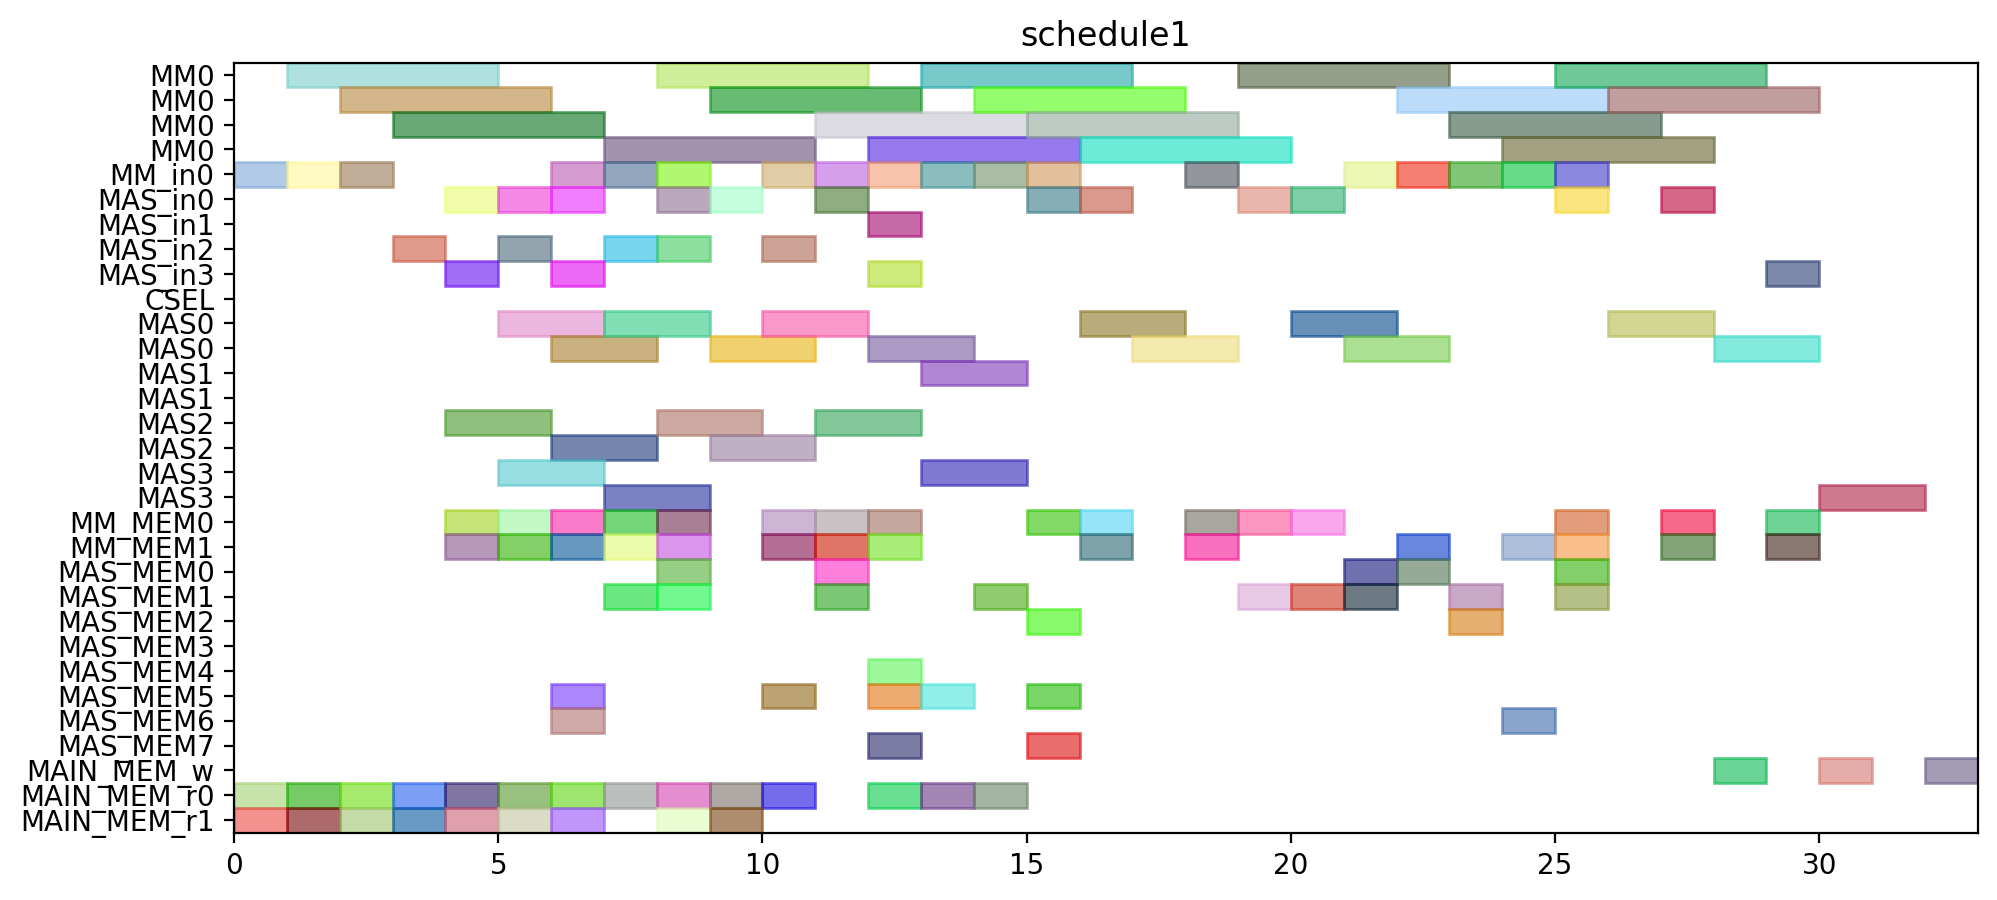

This figure's Python source:
from pyschedule import Scenario, solvers, plotters, alt


def solve():
	horizon = 143
	S = Scenario("schedule1", horizon=horizon)

	# resource
	MM = S.Resources('MM', num=1, size=4)
	MM_in = S.Resources('MM_in', num=1)
	MAS_in = S.Resources('MAS_in', num=4)
	CSEL = S.Resource('CSEL')
	MAS = S.Resources('MAS', num=4, size=2, periods=range(1, horizon))
	MM_MEM = S.Resources('MM_MEM', num=2)
	MAS_MEM = S.Resources('MAS_MEM', num=8)
	MAIN_MEM_w = S.Resource('MAIN_MEM_w', size=1)
	MAIN_MEM_r = S.Resources('MAIN_MEM_r', num=2)

	# result of previous scheduling
	t0_in = S.Task('t0_in', length=1, delay_cost=1)
	S += t0_in >= 0
	t0_in += MM_in[0]

	t0_mem0 = S.Task('t0_mem0', length=1, delay_cost=1)
	S += t0_mem0 >= 0
	t0_mem0 += MAIN_MEM_r[0]

	t0_mem1 = S.Task('t0_mem1', length=1, delay_cost=1)
	S += t0_mem1 >= 0
	t0_mem1 += MAIN_MEM_r[1]

	t0 = S.Task('t0', length=4, delay_cost=1)
	S += t0 >= 1
	t0 += MM[0]

	t2_in = S.Task('t2_in', length=1, delay_cost=1)
	S += t2_in >= 1
	t2_in += MM_in[0]

	t2_mem0 = S.Task('t2_mem0', length=1, delay_cost=1)
	S += t2_mem0 >= 1
	t2_mem0 += MAIN_MEM_r[0]

	t2_mem1 = S.Task('t2_mem1', length=1, delay_cost=1)
	S += t2_mem1 >= 1
	t2_mem1 += MAIN_MEM_r[1]

	t1_in = S.Task('t1_in', length=1, delay_cost=1)
	S += t1_in >= 2
	t1_in += MM_in[0]

	t1_mem0 = S.Task('t1_mem0', length=1, delay_cost=1)
	S += t1_mem0 >= 2
	t1_mem0 += MAIN_MEM_r[0]

	t1_mem1 = S.Task('t1_mem1', length=1, delay_cost=1)
	S += t1_mem1 >= 2
	t1_mem1 += MAIN_MEM_r[1]

	t2 = S.Task('t2', length=4, delay_cost=1)
	S += t2 >= 2
	t2 += MM[0]

	t1 = S.Task('t1', length=4, delay_cost=1)
	S += t1 >= 3
	t1 += MM[0]

	t9_in = S.Task('t9_in', length=1, delay_cost=1)
	S += t9_in >= 3
	t9_in += MAS_in[2]

	t9_mem0 = S.Task('t9_mem0', length=1, delay_cost=1)
	S += t9_mem0 >= 3
	t9_mem0 += MAIN_MEM_r[0]

	t9_mem1 = S.Task('t9_mem1', length=1, delay_cost=1)
	S += t9_mem1 >= 3
	t9_mem1 += MAIN_MEM_r[1]

	t24_in = S.Task('t24_in', length=1, delay_cost=1)
	S += t24_in >= 4
	t24_in += MAS_in[0]

	t24_mem0 = S.Task('t24_mem0', length=1, delay_cost=1)
	S += t24_mem0 >= 4
	t24_mem0 += MM_MEM[0]

	t24_mem1 = S.Task('t24_mem1', length=1, delay_cost=1)
	S += t24_mem1 >= 4
	t24_mem1 += MM_MEM[1]

	t8_in = S.Task('t8_in', length=1, delay_cost=1)
	S += t8_in >= 4
	t8_in += MAS_in[3]

	t8_mem0 = S.Task('t8_mem0', length=1, delay_cost=1)
	S += t8_mem0 >= 4
	t8_mem0 += MAIN_MEM_r[0]

	t8_mem1 = S.Task('t8_mem1', length=1, delay_cost=1)
	S += t8_mem1 >= 4
	t8_mem1 += MAIN_MEM_r[1]

	t9 = S.Task('t9', length=2, delay_cost=1)
	S += t9 >= 4
	t9 += MAS[2]

	t16_in = S.Task('t16_in', length=1, delay_cost=1)
	S += t16_in >= 5
	t16_in += MAS_in[2]

	t16_mem0 = S.Task('t16_mem0', length=1, delay_cost=1)
	S += t16_mem0 >= 5
	t16_mem0 += MM_MEM[0]

	t16_mem1 = S.Task('t16_mem1', length=1, delay_cost=1)
	S += t16_mem1 >= 5
	t16_mem1 += MM_MEM[1]

	t24 = S.Task('t24', length=2, delay_cost=1)
	S += t24 >= 5
	t24 += MAS[0]

	t3_in = S.Task('t3_in', length=1, delay_cost=1)
	S += t3_in >= 5
	t3_in += MAS_in[0]

	t3_mem0 = S.Task('t3_mem0', length=1, delay_cost=1)
	S += t3_mem0 >= 5
	t3_mem0 += MAIN_MEM_r[0]

	t3_mem1 = S.Task('t3_mem1', length=1, delay_cost=1)
	S += t3_mem1 >= 5
	t3_mem1 += MAIN_MEM_r[1]

	t8 = S.Task('t8', length=2, delay_cost=1)
	S += t8 >= 5
	t8 += MAS[3]

	t10_in = S.Task('t10_in', length=1, delay_cost=1)
	S += t10_in >= 6
	t10_in += MM_in[0]

	t10_mem0 = S.Task('t10_mem0', length=1, delay_cost=1)
	S += t10_mem0 >= 6
	t10_mem0 += MAS_MEM[6]

	t10_mem1 = S.Task('t10_mem1', length=1, delay_cost=1)
	S += t10_mem1 >= 6
	t10_mem1 += MAS_MEM[5]

	t16 = S.Task('t16', length=2, delay_cost=1)
	S += t16 >= 6
	t16 += MAS[2]

	t3 = S.Task('t3', length=2, delay_cost=1)
	S += t3 >= 6
	t3 += MAS[0]

	t4_in = S.Task('t4_in', length=1, delay_cost=1)
	S += t4_in >= 6
	t4_in += MAS_in[0]

	t4_mem0 = S.Task('t4_mem0', length=1, delay_cost=1)
	S += t4_mem0 >= 6
	t4_mem0 += MAIN_MEM_r[0]

	t4_mem1 = S.Task('t4_mem1', length=1, delay_cost=1)
	S += t4_mem1 >= 6
	t4_mem1 += MAIN_MEM_r[1]

	t6_in = S.Task('t6_in', length=1, delay_cost=1)
	S += t6_in >= 6
	t6_in += MAS_in[3]

	t6_mem0 = S.Task('t6_mem0', length=1, delay_cost=1)
	S += t6_mem0 >= 6
	t6_mem0 += MM_MEM[0]

	t6_mem1 = S.Task('t6_mem1', length=1, delay_cost=1)
	S += t6_mem1 >= 6
	t6_mem1 += MM_MEM[1]

	t10 = S.Task('t10', length=4, delay_cost=1)
	S += t10 >= 7
	t10 += MM[0]

	t25_in = S.Task('t25_in', length=1, delay_cost=1)
	S += t25_in >= 7
	t25_in += MAS_in[2]

	t25_mem0 = S.Task('t25_mem0', length=1, delay_cost=1)
	S += t25_mem0 >= 7
	t25_mem0 += MM_MEM[0]

	t25_mem1 = S.Task('t25_mem1', length=1, delay_cost=1)
	S += t25_mem1 >= 7
	t25_mem1 += MAS_MEM[1]

	t26_in = S.Task('t26_in', length=1, delay_cost=1)
	S += t26_in >= 7
	t26_in += MM_in[0]

	t26_mem0 = S.Task('t26_mem0', length=1, delay_cost=1)
	S += t26_mem0 >= 7
	t26_mem0 += MAIN_MEM_r[0]

	t26_mem1 = S.Task('t26_mem1', length=1, delay_cost=1)
	S += t26_mem1 >= 7
	t26_mem1 += MM_MEM[1]

	t4 = S.Task('t4', length=2, delay_cost=1)
	S += t4 >= 7
	t4 += MAS[0]

	t6 = S.Task('t6', length=2, delay_cost=1)
	S += t6 >= 7
	t6 += MAS[3]

	t11_in = S.Task('t11_in', length=1, delay_cost=1)
	S += t11_in >= 8
	t11_in += MAS_in[2]

	t11_mem0 = S.Task('t11_mem0', length=1, delay_cost=1)
	S += t11_mem0 >= 8
	t11_mem0 += MM_MEM[0]

	t11_mem1 = S.Task('t11_mem1', length=1, delay_cost=1)
	S += t11_mem1 >= 8
	t11_mem1 += MM_MEM[1]

	t13_in = S.Task('t13_in', length=1, delay_cost=1)
	S += t13_in >= 8
	t13_in += MAS_in[0]

	t13_mem0 = S.Task('t13_mem0', length=1, delay_cost=1)
	S += t13_mem0 >= 8
	t13_mem0 += MAIN_MEM_r[0]

	t13_mem1 = S.Task('t13_mem1', length=1, delay_cost=1)
	S += t13_mem1 >= 8
	t13_mem1 += MAIN_MEM_r[1]

	t25 = S.Task('t25', length=2, delay_cost=1)
	S += t25 >= 8
	t25 += MAS[2]

	t26 = S.Task('t26', length=4, delay_cost=1)
	S += t26 >= 8
	t26 += MM[0]

	t5_in = S.Task('t5_in', length=1, delay_cost=1)
	S += t5_in >= 8
	t5_in += MM_in[0]

	t5_mem0 = S.Task('t5_mem0', length=1, delay_cost=1)
	S += t5_mem0 >= 8
	t5_mem0 += MAS_MEM[0]

	t5_mem1 = S.Task('t5_mem1', length=1, delay_cost=1)
	S += t5_mem1 >= 8
	t5_mem1 += MAS_MEM[1]

	t11 = S.Task('t11', length=2, delay_cost=1)
	S += t11 >= 9
	t11 += MAS[2]

	t13 = S.Task('t13', length=2, delay_cost=1)
	S += t13 >= 9
	t13 += MAS[0]

	t14_in = S.Task('t14_in', length=1, delay_cost=1)
	S += t14_in >= 9
	t14_in += MAS_in[0]

	t14_mem0 = S.Task('t14_mem0', length=1, delay_cost=1)
	S += t14_mem0 >= 9
	t14_mem0 += MAIN_MEM_r[0]

	t14_mem1 = S.Task('t14_mem1', length=1, delay_cost=1)
	S += t14_mem1 >= 9
	t14_mem1 += MAIN_MEM_r[1]

	t5 = S.Task('t5', length=4, delay_cost=1)
	S += t5 >= 9
	t5 += MM[0]

	t12_in = S.Task('t12_in', length=1, delay_cost=1)
	S += t12_in >= 10
	t12_in += MAS_in[2]

	t12_mem0 = S.Task('t12_mem0', length=1, delay_cost=1)
	S += t12_mem0 >= 10
	t12_mem0 += MM_MEM[0]

	t12_mem1 = S.Task('t12_mem1', length=1, delay_cost=1)
	S += t12_mem1 >= 10
	t12_mem1 += MAS_MEM[5]

	t14 = S.Task('t14', length=2, delay_cost=1)
	S += t14 >= 10
	t14 += MAS[0]

	t19_in = S.Task('t19_in', length=1, delay_cost=1)
	S += t19_in >= 10
	t19_in += MM_in[0]

	t19_mem0 = S.Task('t19_mem0', length=1, delay_cost=1)
	S += t19_mem0 >= 10
	t19_mem0 += MAIN_MEM_r[0]

	t19_mem1 = S.Task('t19_mem1', length=1, delay_cost=1)
	S += t19_mem1 >= 10
	t19_mem1 += MM_MEM[1]

	t12 = S.Task('t12', length=2, delay_cost=1)
	S += t12 >= 11
	t12 += MAS[2]

	t15_in = S.Task('t15_in', length=1, delay_cost=1)
	S += t15_in >= 11
	t15_in += MM_in[0]

	t15_mem0 = S.Task('t15_mem0', length=1, delay_cost=1)
	S += t15_mem0 >= 11
	t15_mem0 += MAS_MEM[0]

	t15_mem1 = S.Task('t15_mem1', length=1, delay_cost=1)
	S += t15_mem1 >= 11
	t15_mem1 += MAS_MEM[1]

	t19 = S.Task('t19', length=4, delay_cost=1)
	S += t19 >= 11
	t19 += MM[0]

	t29_in = S.Task('t29_in', length=1, delay_cost=1)
	S += t29_in >= 11
	t29_in += MAS_in[0]

	t29_mem0 = S.Task('t29_mem0', length=1, delay_cost=1)
	S += t29_mem0 >= 11
	t29_mem0 += MM_MEM[0]

	t29_mem1 = S.Task('t29_mem1', length=1, delay_cost=1)
	S += t29_mem1 >= 11
	t29_mem1 += MM_MEM[1]

	t15 = S.Task('t15', length=4, delay_cost=1)
	S += t15 >= 12
	t15 += MM[0]

	t18_in = S.Task('t18_in', length=1, delay_cost=1)
	S += t18_in >= 12
	t18_in += MM_in[0]

	t18_mem0 = S.Task('t18_mem0', length=1, delay_cost=1)
	S += t18_mem0 >= 12
	t18_mem0 += MAIN_MEM_r[0]

	t18_mem1 = S.Task('t18_mem1', length=1, delay_cost=1)
	S += t18_mem1 >= 12
	t18_mem1 += MAS_MEM[5]

	t28_in = S.Task('t28_in', length=1, delay_cost=1)
	S += t28_in >= 12
	t28_in += MAS_in[3]

	t28_mem0 = S.Task('t28_mem0', length=1, delay_cost=1)
	S += t28_mem0 >= 12
	t28_mem0 += MAS_MEM[4]

	t28_mem1 = S.Task('t28_mem1', length=1, delay_cost=1)
	S += t28_mem1 >= 12
	t28_mem1 += MM_MEM[1]

	t29 = S.Task('t29', length=2, delay_cost=1)
	S += t29 >= 12
	t29 += MAS[0]

	t7_in = S.Task('t7_in', length=1, delay_cost=1)
	S += t7_in >= 12
	t7_in += MAS_in[1]

	t7_mem0 = S.Task('t7_mem0', length=1, delay_cost=1)
	S += t7_mem0 >= 12
	t7_mem0 += MM_MEM[0]

	t7_mem1 = S.Task('t7_mem1', length=1, delay_cost=1)
	S += t7_mem1 >= 12
	t7_mem1 += MAS_MEM[7]

	t18 = S.Task('t18', length=4, delay_cost=1)
	S += t18 >= 13
	t18 += MM[0]

	t27_in = S.Task('t27_in', length=1, delay_cost=1)
	S += t27_in >= 13
	t27_in += MM_in[0]

	t27_mem0 = S.Task('t27_mem0', length=1, delay_cost=1)
	S += t27_mem0 >= 13
	t27_mem0 += MAIN_MEM_r[0]

	t27_mem1 = S.Task('t27_mem1', length=1, delay_cost=1)
	S += t27_mem1 >= 13
	t27_mem1 += MAS_MEM[5]

	t28 = S.Task('t28', length=2, delay_cost=1)
	S += t28 >= 13
	t28 += MAS[3]

	t7 = S.Task('t7', length=2, delay_cost=1)
	S += t7 >= 13
	t7 += MAS[1]

	t27 = S.Task('t27', length=4, delay_cost=1)
	S += t27 >= 14
	t27 += MM[0]

	t30_in = S.Task('t30_in', length=1, delay_cost=1)
	S += t30_in >= 14
	t30_in += MM_in[0]

	t30_mem0 = S.Task('t30_mem0', length=1, delay_cost=1)
	S += t30_mem0 >= 14
	t30_mem0 += MAIN_MEM_r[0]

	t30_mem1 = S.Task('t30_mem1', length=1, delay_cost=1)
	S += t30_mem1 >= 14
	t30_mem1 += MAS_MEM[1]

	t17_in = S.Task('t17_in', length=1, delay_cost=1)
	S += t17_in >= 15
	t17_in += MAS_in[0]

	t17_mem0 = S.Task('t17_mem0', length=1, delay_cost=1)
	S += t17_mem0 >= 15
	t17_mem0 += MM_MEM[0]

	t17_mem1 = S.Task('t17_mem1', length=1, delay_cost=1)
	S += t17_mem1 >= 15
	t17_mem1 += MAS_MEM[5]

	t30 = S.Task('t30', length=4, delay_cost=1)
	S += t30 >= 15
	t30 += MM[0]

	t35_in = S.Task('t35_in', length=1, delay_cost=1)
	S += t35_in >= 15
	t35_in += MM_in[0]

	t35_mem0 = S.Task('t35_mem0', length=1, delay_cost=1)
	S += t35_mem0 >= 15
	t35_mem0 += MAS_MEM[2]

	t35_mem1 = S.Task('t35_mem1', length=1, delay_cost=1)
	S += t35_mem1 >= 15
	t35_mem1 += MAS_MEM[7]

	t17 = S.Task('t17', length=2, delay_cost=1)
	S += t17 >= 16
	t17 += MAS[0]

	t20_in = S.Task('t20_in', length=1, delay_cost=1)
	S += t20_in >= 16
	t20_in += MAS_in[0]

	t20_mem0 = S.Task('t20_mem0', length=1, delay_cost=1)
	S += t20_mem0 >= 16
	t20_mem0 += MM_MEM[0]

	t20_mem1 = S.Task('t20_mem1', length=1, delay_cost=1)
	S += t20_mem1 >= 16
	t20_mem1 += MM_MEM[1]

	t35 = S.Task('t35', length=4, delay_cost=1)
	S += t35 >= 16
	t35 += MM[0]

	t20 = S.Task('t20', length=2, delay_cost=1)
	S += t20 >= 17
	t20 += MAS[0]

	t31_in = S.Task('t31_in', length=1, delay_cost=1)
	S += t31_in >= 18
	t31_in += MM_in[0]

	t31_mem0 = S.Task('t31_mem0', length=1, delay_cost=1)
	S += t31_mem0 >= 18
	t31_mem0 += MM_MEM[0]

	t31_mem1 = S.Task('t31_mem1', length=1, delay_cost=1)
	S += t31_mem1 >= 18
	t31_mem1 += MM_MEM[1]

	t31 = S.Task('t31', length=4, delay_cost=1)
	S += t31 >= 19
	t31 += MM[0]


	# new tasks
	t21 = S.Task('t21', length=2, delay_cost=1)
	t21 += alt(MAS)
	t21_in = S.Task('t21_in', length=1, delay_cost=1)
	t21_in += alt(MAS_in)
	S += t21_in*MAS_in[0]<=t21*MAS[0]

	S += t21_in*MAS_in[1]<=t21*MAS[1]

	S += t21_in*MAS_in[2]<=t21*MAS[2]

	S += t21_in*MAS_in[3]<=t21*MAS[3]

	t21_mem0 = S.Task('t21_mem0', length=1, delay_cost=1)
	t21_mem0 += MM_MEM[0]
	S += 6 < t21_mem0
	S += t21_mem0 <= t21

	t21_mem1 = S.Task('t21_mem1', length=1, delay_cost=1)
	t21_mem1 += MAS_MEM[1]
	S += 18 < t21_mem1
	S += t21_mem1 <= t21

	t22 = S.Task('t22', length=2, delay_cost=1)
	t22 += alt(MAS)
	t22_in = S.Task('t22_in', length=1, delay_cost=1)
	t22_in += alt(MAS_in)
	S += t22_in*MAS_in[0]<=t22*MAS[0]

	S += t22_in*MAS_in[1]<=t22*MAS[1]

	S += t22_in*MAS_in[2]<=t22*MAS[2]

	S += t22_in*MAS_in[3]<=t22*MAS[3]

	t22_mem0 = S.Task('t22_mem0', length=1, delay_cost=1)
	t22_mem0 += MM_MEM[0]
	S += 6 < t22_mem0
	S += t22_mem0 <= t22

	t22_mem1 = S.Task('t22_mem1', length=1, delay_cost=1)
	t22_mem1 += MAS_MEM[1]
	S += 18 < t22_mem1
	S += t22_mem1 <= t22

	t32 = S.Task('t32', length=4, delay_cost=1)
	t32 += alt(MM)
	t32_in = S.Task('t32_in', length=1, delay_cost=1)
	t32_in += alt(MM_in)
	S += t32_in*MM_in[0]<=t32*MM[0]
	t32_mem0 = S.Task('t32_mem0', length=1, delay_cost=1)
	t32_mem0 += MAS_MEM[6]
	S += 14 < t32_mem0
	S += t32_mem0 <= t32

	t32_mem1 = S.Task('t32_mem1', length=1, delay_cost=1)
	t32_mem1 += MM_MEM[1]
	S += 22 < t32_mem1
	S += t32_mem1 <= t32

	t33 = S.Task('t33', length=4, delay_cost=1)
	t33 += alt(MM)
	t33_in = S.Task('t33_in', length=1, delay_cost=1)
	t33_in += alt(MM_in)
	S += t33_in*MM_in[0]<=t33*MM[0]
	t33_mem0 = S.Task('t33_mem0', length=1, delay_cost=1)
	t33_mem0 += MAS_MEM[0]
	S += 17 < t33_mem0
	S += t33_mem0 <= t33

	t33_mem1 = S.Task('t33_mem1', length=1, delay_cost=1)
	t33_mem1 += MM_MEM[1]
	S += 22 < t33_mem1
	S += t33_mem1 <= t33

	t23 = S.Task('t23', length=4, delay_cost=1)
	t23 += alt(MM)
	t23_in = S.Task('t23_in', length=1, delay_cost=1)
	t23_in += alt(MM_in)
	S += t23_in*MM_in[0]<=t23*MM[0]
	t23_mem0 = S.Task('t23_mem0', length=1, delay_cost=1)
	t23_mem0 += alt(MAS_MEM)
	S += (t21*MAS[0])-1 < t23_mem0*MAS_MEM[0]
	S += (t21*MAS[1])-1 < t23_mem0*MAS_MEM[2]
	S += (t21*MAS[2])-1 < t23_mem0*MAS_MEM[4]
	S += (t21*MAS[3])-1 < t23_mem0*MAS_MEM[6]
	S += t23_mem0 <= t23

	t23_mem1 = S.Task('t23_mem1', length=1, delay_cost=1)
	t23_mem1 += alt(MAS_MEM)
	S += (t22*MAS[0])-1 < t23_mem1*MAS_MEM[1]
	S += (t22*MAS[1])-1 < t23_mem1*MAS_MEM[3]
	S += (t22*MAS[2])-1 < t23_mem1*MAS_MEM[5]
	S += (t22*MAS[3])-1 < t23_mem1*MAS_MEM[7]
	S += t23_mem1 <= t23

	t34 = S.Task('t34', length=4, delay_cost=1)
	t34 += alt(MM)
	t34_in = S.Task('t34_in', length=1, delay_cost=1)
	t34_in += alt(MM_in)
	S += t34_in*MM_in[0]<=t34*MM[0]
	t34_mem0 = S.Task('t34_mem0', length=1, delay_cost=1)
	t34_mem0 += MAS_MEM[2]
	S += 14 < t34_mem0
	S += t34_mem0 <= t34

	t34_mem1 = S.Task('t34_mem1', length=1, delay_cost=1)
	t34_mem1 += alt(MAS_MEM)
	S += (t21*MAS[0])-1 < t34_mem1*MAS_MEM[1]
	S += (t21*MAS[1])-1 < t34_mem1*MAS_MEM[3]
	S += (t21*MAS[2])-1 < t34_mem1*MAS_MEM[5]
	S += (t21*MAS[3])-1 < t34_mem1*MAS_MEM[7]
	S += t34_mem1 <= t34

	t36 = S.Task('t36', length=4, delay_cost=1)
	t36 += alt(MM)
	t36_in = S.Task('t36_in', length=1, delay_cost=1)
	t36_in += alt(MM_in)
	S += t36_in*MM_in[0]<=t36*MM[0]
	t36_mem0 = S.Task('t36_mem0', length=1, delay_cost=1)
	t36_mem0 += MAS_MEM[0]
	S += 17 < t36_mem0
	S += t36_mem0 <= t36

	t36_mem1 = S.Task('t36_mem1', length=1, delay_cost=1)
	t36_mem1 += alt(MAS_MEM)
	S += (t22*MAS[0])-1 < t36_mem1*MAS_MEM[1]
	S += (t22*MAS[1])-1 < t36_mem1*MAS_MEM[3]
	S += (t22*MAS[2])-1 < t36_mem1*MAS_MEM[5]
	S += (t22*MAS[3])-1 < t36_mem1*MAS_MEM[7]
	S += t36_mem1 <= t36

	PY_new = S.Task('PY_new', length=2, delay_cost=1)
	PY_new += alt(MAS)
	PY_new_in = S.Task('PY_new_in', length=1, delay_cost=1)
	PY_new_in += alt(MAS_in)
	S += PY_new_in*MAS_in[0]<=PY_new*MAS[0]

	S += PY_new_in*MAS_in[1]<=PY_new*MAS[1]

	S += PY_new_in*MAS_in[2]<=PY_new*MAS[2]

	S += PY_new_in*MAS_in[3]<=PY_new*MAS[3]

	S += 0<PY_new

	PY_new_w = S.Task('PY_new_w', length=1, delay_cost=1)
	PY_new_w += alt(MAIN_MEM_w)
	S += PY_new <= PY_new_w

	PY_new_mem0 = S.Task('PY_new_mem0', length=1, delay_cost=1)
	PY_new_mem0 += alt(MM_MEM)
	S += (t23*MM[0])-1 < PY_new_mem0*MM_MEM[0]
	S += PY_new_mem0 <= PY_new

	PY_new_mem1 = S.Task('PY_new_mem1', length=1, delay_cost=1)
	PY_new_mem1 += alt(MM_MEM)
	S += (t32*MM[0])-1 < PY_new_mem1*MM_MEM[1]
	S += PY_new_mem1 <= PY_new

	PX_new = S.Task('PX_new', length=2, delay_cost=1)
	PX_new += alt(MAS)
	PX_new_in = S.Task('PX_new_in', length=1, delay_cost=1)
	PX_new_in += alt(MAS_in)
	S += PX_new_in*MAS_in[0]<=PX_new*MAS[0]

	S += PX_new_in*MAS_in[1]<=PX_new*MAS[1]

	S += PX_new_in*MAS_in[2]<=PX_new*MAS[2]

	S += PX_new_in*MAS_in[3]<=PX_new*MAS[3]

	S += 0<PX_new

	PX_new_w = S.Task('PX_new_w', length=1, delay_cost=1)
	PX_new_w += alt(MAIN_MEM_w)
	S += PX_new <= PX_new_w

	PX_new_mem0 = S.Task('PX_new_mem0', length=1, delay_cost=1)
	PX_new_mem0 += alt(MM_MEM)
	S += (t34*MM[0])-1 < PX_new_mem0*MM_MEM[0]
	S += PX_new_mem0 <= PX_new

	PX_new_mem1 = S.Task('PX_new_mem1', length=1, delay_cost=1)
	PX_new_mem1 += alt(MM_MEM)
	S += (t33*MM[0])-1 < PX_new_mem1*MM_MEM[1]
	S += PX_new_mem1 <= PX_new

	PZ_new = S.Task('PZ_new', length=2, delay_cost=1)
	PZ_new += alt(MAS)
	PZ_new_in = S.Task('PZ_new_in', length=1, delay_cost=1)
	PZ_new_in += alt(MAS_in)
	S += PZ_new_in*MAS_in[0]<=PZ_new*MAS[0]

	S += PZ_new_in*MAS_in[1]<=PZ_new*MAS[1]

	S += PZ_new_in*MAS_in[2]<=PZ_new*MAS[2]

	S += PZ_new_in*MAS_in[3]<=PZ_new*MAS[3]

	S += 0<PZ_new

	PZ_new_w = S.Task('PZ_new_w', length=1, delay_cost=1)
	PZ_new_w += alt(MAIN_MEM_w)
	S += PZ_new <= PZ_new_w

	PZ_new_mem0 = S.Task('PZ_new_mem0', length=1, delay_cost=1)
	PZ_new_mem0 += alt(MM_MEM)
	S += (t36*MM[0])-1 < PZ_new_mem0*MM_MEM[0]
	S += PZ_new_mem0 <= PZ_new

	PZ_new_mem1 = S.Task('PZ_new_mem1', length=1, delay_cost=1)
	PZ_new_mem1 += MM_MEM[1]
	S += 19 < PZ_new_mem1
	S += PZ_new_mem1 <= PZ_new

	solvers.mip.solve(S,msg=1,kind='CPLEX',ratio_gap=1.01)

	solution = [['hoge']*len(S.solution()[1]) for i in range(len(S.solution()))]
	for i in range(len(S.solution())):
		for j in range(len(S.solution()[i])):
			solution[i][j]=str(S.solution()[i][j])
	print(solution)

	cycles = int(solution[-1][3])

	pic_file_name = "/home/mfukuda/ABE/multiRAM_multiMAS_16mux/scheduling_result/stage4MM1_stage2MAS4/EP_ADD_A_ANY/schedule1.png"
	if(S.solution() != []):
		plotters.matplotlib.plot(S,img_filename=pic_file_name, show_task_labels=False, fig_size=(cycles*0.25+3, 5))

	return solution
